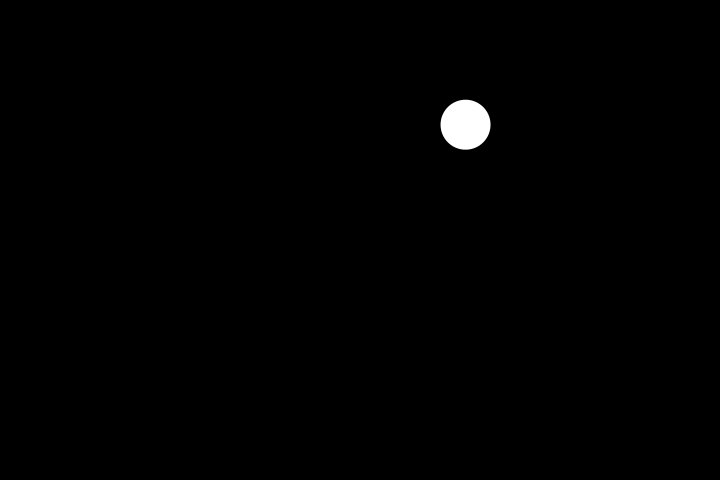
Frame 1 (no input)
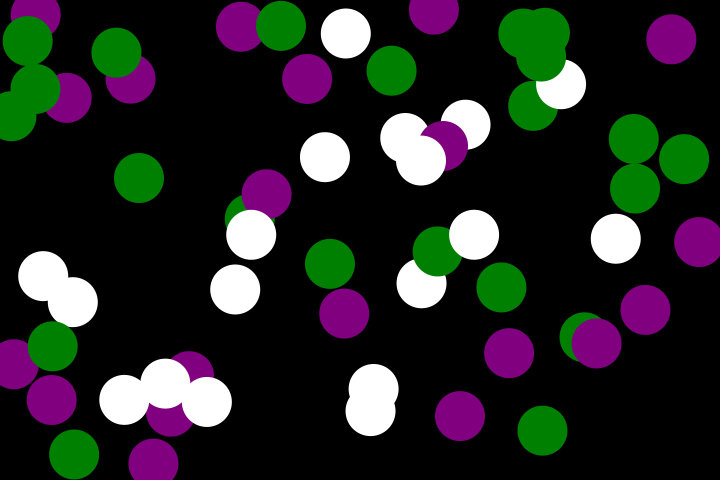
Frame 60 (the mouse pressed at the canvas centre just before this capture)
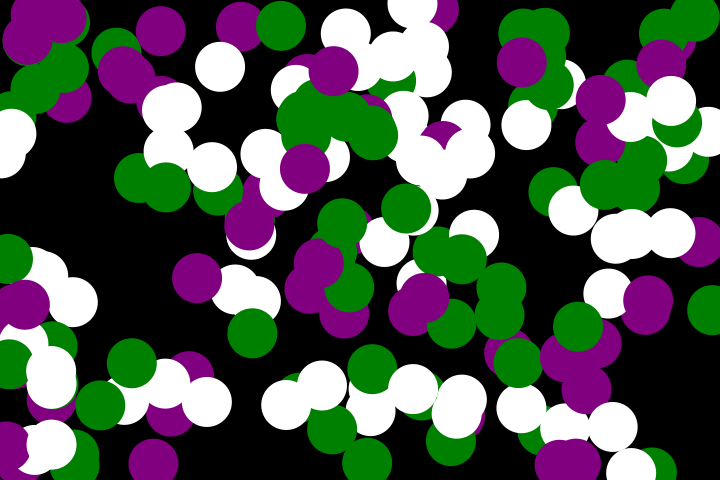
Frame 120 (the mouse held since frame 60 and released just before this capture)

The Processing sketch that drew these frames (run headless with seeded random() and noise(); from frame 60 on, the mouse is pressed at the canvas centre):

// Processing sketch: pattern0_pde
// ── pattern0_pde.pde
int numCircles = 1;  // Number of circles
color[] circleColors; // Array to store circle colors

void setup() {
  size(720, 480);
  background(0);
  circleColors = new color[] { #800080, #008000, #FFFFFF }; // Purple, Green, White
}

void draw() {
  for (int i = 0; i < numCircles; i++) {
    float x = random(width);
    float y = random(height);
    int colorIndex = int(random(circleColors.length));
    fill(circleColors[colorIndex]);
    noStroke();
    ellipse(x, y, 50, 50);
  }
}

void mousePressed() {
  numCircles++;  // Add a new circle on mouse click
}
